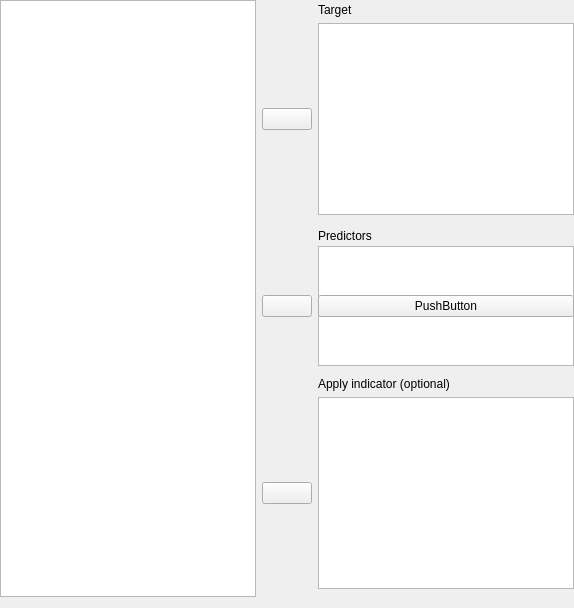
    <widget class="QWidget" name="topWidget" native="true">
     <layout class="QGridLayout" name="gridLayout_3">
      <property name="leftMargin">
       <number>0</number>
      </property>
      <property name="topMargin">
       <number>0</number>
      </property>
      <property name="rightMargin">
       <number>0</number>
      </property>
      <property name="verticalSpacing">
       <number>3</number>
      </property>
      <item row="9" column="2">
       <widget class="QLabel" name="label_4">
        <property name="sizePolicy">
         <sizepolicy hsizetype="Fixed" vsizetype="Preferred">
          <horstretch>0</horstretch>
          <verstretch>0</verstretch>
         </sizepolicy>
        </property>
        <property name="text">
         <string>Apply indicator (optional)</string>
        </property>
       </widget>
      </item>
      <item row="6" column="2">
       <widget class="QLabel" name="label_3">
        <property name="sizePolicy">
         <sizepolicy hsizetype="Fixed" vsizetype="Preferred">
          <horstretch>0</horstretch>
          <verstretch>0</verstretch>
         </sizepolicy>
        </property>
        <property name="text">
         <string>Predictors</string>
        </property>
       </widget>
      </item>
      <item row="12" column="1">
       <spacer name="verticalSpacer_2">
        <property name="orientation">
         <enum>Qt::Vertical</enum>
        </property>
        <property name="sizeHint" stdset="0">
         <size>
          <width>20</width>
          <height>5</height>
         </size>
        </property>
       </spacer>
      </item>
      <item row="4" column="1">
       <spacer name="verticalSpacer_3">
        <property name="orientation">
         <enum>Qt::Vertical</enum>
        </property>
        <property name="sizeHint" stdset="0">
         <size>
          <width>20</width>
          <height>5</height>
         </size>
        </property>
       </spacer>
      </item>
      <item row="7" column="2">
       <widget class="BoundListView" name="predictors">
        <property name="sizePolicy">
         <sizepolicy hsizetype="Expanding" vsizetype="Fixed">
          <horstretch>0</horstretch>
          <verstretch>0</verstretch>
         </sizepolicy>
        </property>
        <property name="minimumSize">
         <size>
          <width>0</width>
          <height>120</height>
         </size>
        </property>
        <property name="maximumSize">
         <size>
          <width>16777215</width>
          <height>120</height>
         </size>
        </property>
        <property name="editTriggers">
         <set>QAbstractItemView::AllEditTriggers</set>
        </property>
        <property name="selectionMode">
         <enum>QAbstractItemView::ExtendedSelection</enum>
        </property>
       </widget>
      </item>
      <item row="0" column="0" rowspan="13">
       <widget class="AvailableFieldsListView" name="listAvailableFields">
        <property name="sizePolicy">
         <sizepolicy hsizetype="Expanding" vsizetype="Preferred">
          <horstretch>0</horstretch>
          <verstretch>0</verstretch>
         </sizepolicy>
        </property>
        <property name="minimumSize">
         <size>
          <width>0</width>
          <height>0</height>
         </size>
        </property>
        <property name="maximumSize">
         <size>
          <width>16777215</width>
          <height>16777215</height>
         </size>
        </property>
        <property name="selectionMode">
         <enum>QAbstractItemView::ExtendedSelection</enum>
        </property>
       </widget>
      </item>
      <item row="11" column="1">
       <widget class="AssignButton" name="buttonAssignCovariates">
        <property name="sizePolicy">
         <sizepolicy hsizetype="Fixed" vsizetype="Fixed">
          <horstretch>0</horstretch>
          <verstretch>0</verstretch>
         </sizepolicy>
        </property>
        <property name="minimumSize">
         <size>
          <width>50</width>
          <height>0</height>
         </size>
        </property>
        <property name="maximumSize">
         <size>
          <width>50</width>
          <height>16777215</height>
         </size>
        </property>
        <property name="text">
         <string/>
        </property>
       </widget>
      </item>
      <item row="3" column="1">
       <widget class="AssignButton" name="buttonAssignFixed">
        <property name="sizePolicy">
         <sizepolicy hsizetype="Fixed" vsizetype="Fixed">
          <horstretch>0</horstretch>
          <verstretch>0</verstretch>
         </sizepolicy>
        </property>
        <property name="minimumSize">
         <size>
          <width>50</width>
          <height>0</height>
         </size>
        </property>
        <property name="maximumSize">
         <size>
          <width>50</width>
          <height>16777215</height>
         </size>
        </property>
        <property name="text">
         <string/>
        </property>
       </widget>
      </item>
      <item row="1" column="2">
       <widget class="QLabel" name="label_2">
        <property name="sizePolicy">
         <sizepolicy hsizetype="Fixed" vsizetype="Preferred">
          <horstretch>0</horstretch>
          <verstretch>0</verstretch>
         </sizepolicy>
        </property>
        <property name="text">
         <string>Target</string>
        </property>
       </widget>
      </item>
      <item row="7" column="1">
       <widget class="AssignButton" name="buttonAssignRandom">
        <property name="sizePolicy">
         <sizepolicy hsizetype="Fixed" vsizetype="Fixed">
          <horstretch>0</horstretch>
          <verstretch>0</verstretch>
         </sizepolicy>
        </property>
        <property name="minimumSize">
         <size>
          <width>50</width>
          <height>0</height>
         </size>
        </property>
        <property name="maximumSize">
         <size>
          <width>50</width>
          <height>16777215</height>
         </size>
        </property>
        <property name="text">
         <string/>
        </property>
       </widget>
      </item>
      <item row="8" column="1">
       <spacer name="verticalSpacer">
        <property name="orientation">
         <enum>Qt::Vertical</enum>
        </property>
        <property name="sizeHint" stdset="0">
         <size>
          <width>20</width>
          <height>5</height>
         </size>
        </property>
       </spacer>
      </item>
      <item row="11" column="2">
       <widget class="boundSingleItemView" name="indicator">
        <property name="sizePolicy">
         <sizepolicy hsizetype="Expanding" vsizetype="Fixed">
          <horstretch>0</horstretch>
          <verstretch>0</verstretch>
         </sizepolicy>
        </property>
        <property name="minimumSize">
         <size>
          <width>0</width>
          <height>0</height>
         </size>
        </property>
        <property name="maximumSize">
         <size>
          <width>16777215</width>
          <height>16777215</height>
         </size>
        </property>
        <property name="selectionMode">
         <enum>QAbstractItemView::ExtendedSelection</enum>
        </property>
       </widget>
      </item>
      <item row="3" column="2">
       <widget class="boundSingleItemView" name="target">
        <property name="sizePolicy">
         <sizepolicy hsizetype="Expanding" vsizetype="Fixed">
          <horstretch>0</horstretch>
          <verstretch>0</verstretch>
         </sizepolicy>
        </property>
        <property name="minimumSize">
         <size>
          <width>0</width>
          <height>0</height>
         </size>
        </property>
        <property name="maximumSize">
         <size>
          <width>16777215</width>
          <height>16777215</height>
         </size>
        </property>
        <property name="selectionMode">
         <enum>QAbstractItemView::ExtendedSelection</enum>
        </property>
       </widget>
      </item>
      <item row="7" column="2">
       <widget class="QPushButton" name="pushButton">
        <property name="text">
         <string>PushButton</string>
        </property>
       </widget>
      </item>
     </layout>
    </widget>
